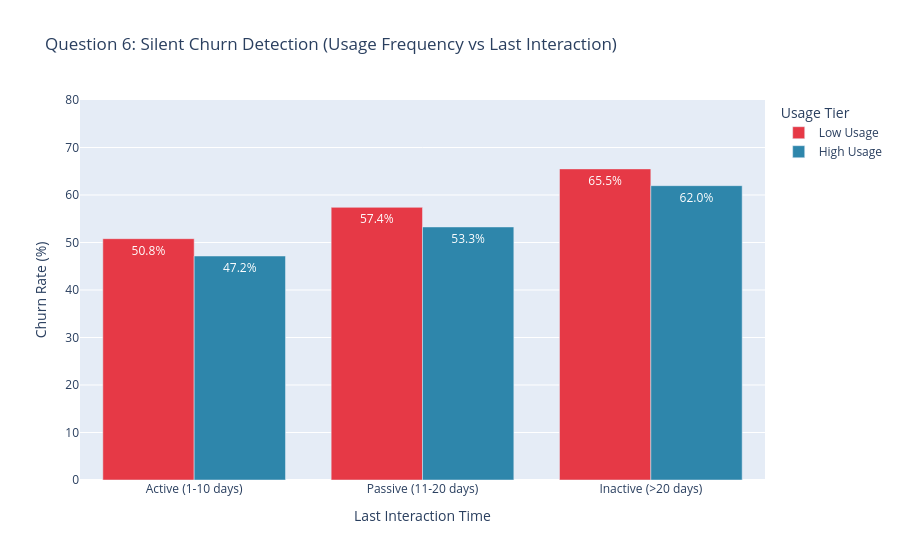

Notebook code for this chart:
### Code cell
plot_q6(sixth_question).show()

### Figure 1 — Plotly figure (JSON) as saved in the notebook; plotly's stock layout.template omitted (floating-point values rounded to 4 significant figures)
{"data": [{"alignmentgroup": "True", "hovertemplate": "Usage Tier=Low Usage<br>Interaction Recency=%{x}<br>churn_pct=%{y}<br>text=%{text}<extra></extra>", "legendgroup": "Low Usage", "marker": {"color": "#E63946", "pattern": {"shape": ""}}, "name": "Low Usage", "offsetgroup": "Low Usage", "orientation": "v", "showlegend": true, "text": ["50.8%", "57.4%", "65.5%"], "textposition": "auto", "type": "bar", "x": ["Active (1-10 days)", "Passive (11-20 days)", "Inactive (>20 days)"], "xaxis": "x", "y": [50.8, 57.4, 65.5], "yaxis": "y"}, {"alignmentgroup": "True", "hovertemplate": "Usage Tier=High Usage<br>Interaction Recency=%{x}<br>churn_pct=%{y}<br>text=%{text}<extra></extra>", "legendgroup": "High Usage", "marker": {"color": "#2E86AB", "pattern": {"shape": ""}}, "name": "High Usage", "offsetgroup": "High Usage", "orientation": "v", "showlegend": true, "text": ["47.2%", "53.3%", "62.0%"], "textposition": "auto", "type": "bar", "x": ["Active (1-10 days)", "Passive (11-20 days)", "Inactive (>20 days)"], "xaxis": "x", "y": [47.16, 53.28, 61.96], "yaxis": "y"}], "layout": {"barmode": "group", "legend": {"title": {"text": "Usage Tier"}, "tracegroupgap": 0}, "title": {"text": "Question 6: Silent Churn Detection (Usage Frequency vs Last Interaction)"}, "xaxis": {"anchor": "y", "domain": [0, 1], "title": {"text": "Last Interaction Time"}}, "yaxis": {"anchor": "x", "domain": [0, 1], "range": [0, 80], "title": {"text": "Churn Rate (%)"}}}}
